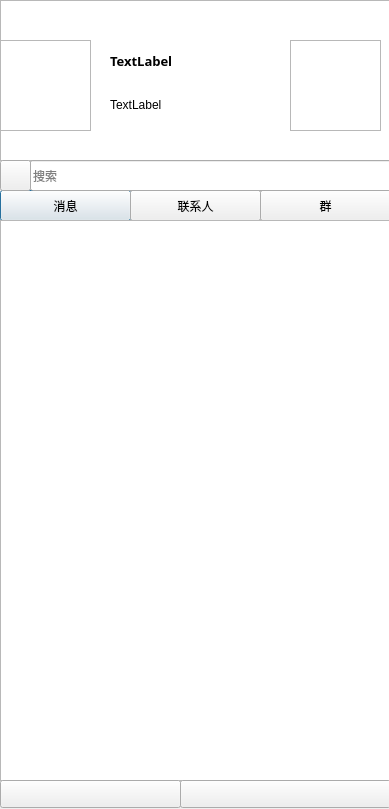
<?xml version="1.0" encoding="UTF-8"?>
<ui version="4.0">
 <class>Dialog</class>
 <widget class="QDialog" name="Dialog">
  <property name="geometry">
   <rect>
    <x>0</x>
    <y>0</y>
    <width>389</width>
    <height>809</height>
   </rect>
  </property>
  <property name="windowTitle">
   <string>联系人与群预览</string>
  </property>
  <property name="windowIcon">
   <iconset>
    <normaloff>../images/4.png</normaloff>../images/4.png</iconset>
  </property>
  <widget class="QGraphicsView" name="graphicsView">
   <property name="geometry">
    <rect>
     <x>0</x>
     <y>0</y>
     <width>391</width>
     <height>161</height>
    </rect>
   </property>
   <property name="styleSheet">
    <string notr="true">border-image: url(:/newPrefix/images/8.png);</string>
   </property>
  </widget>
  <widget class="QGraphicsView" name="graphicsView_2">
   <property name="geometry">
    <rect>
     <x>0</x>
     <y>40</y>
     <width>91</width>
     <height>91</height>
    </rect>
   </property>
   <property name="styleSheet">
    <string notr="true">border-image: url(:/newPrefix/images/3.jpg);</string>
   </property>
  </widget>
  <widget class="QGraphicsView" name="graphicsView_3">
   <property name="geometry">
    <rect>
     <x>290</x>
     <y>40</y>
     <width>91</width>
     <height>91</height>
    </rect>
   </property>
   <property name="styleSheet">
    <string notr="true">border-image: url(:/newPrefix/images/7.png);</string>
   </property>
  </widget>
  <widget class="QLabel" name="label">
   <property name="geometry">
    <rect>
     <x>110</x>
     <y>40</y>
     <width>131</width>
     <height>41</height>
    </rect>
   </property>
   <property name="font">
    <font>
     <family>Adobe Gothic Std B</family>
     <pointsize>10</pointsize>
     <weight>75</weight>
     <bold>true</bold>
    </font>
   </property>
   <property name="text">
    <string>TextLabel</string>
   </property>
  </widget>
  <widget class="QLabel" name="label_2">
   <property name="geometry">
    <rect>
     <x>110</x>
     <y>94</y>
     <width>151</width>
     <height>21</height>
    </rect>
   </property>
   <property name="text">
    <string>TextLabel</string>
   </property>
  </widget>
  <widget class="QPushButton" name="pushButton">
   <property name="geometry">
    <rect>
     <x>0</x>
     <y>190</y>
     <width>131</width>
     <height>31</height>
    </rect>
   </property>
   <property name="text">
    <string>消息</string>
   </property>
  </widget>
  <widget class="QPushButton" name="pushButton_2">
   <property name="geometry">
    <rect>
     <x>130</x>
     <y>190</y>
     <width>131</width>
     <height>31</height>
    </rect>
   </property>
   <property name="text">
    <string>联系人</string>
   </property>
  </widget>
  <widget class="QPushButton" name="pushButton_3">
   <property name="geometry">
    <rect>
     <x>260</x>
     <y>190</y>
     <width>131</width>
     <height>31</height>
    </rect>
   </property>
   <property name="text">
    <string>群</string>
   </property>
  </widget>
  <widget class="QPushButton" name="pushButton_4">
   <property name="geometry">
    <rect>
     <x>0</x>
     <y>160</y>
     <width>31</width>
     <height>31</height>
    </rect>
   </property>
   <property name="text">
    <string/>
   </property>
   <property name="icon">
    <iconset>
     <normaloff>../images/6.png</normaloff>../images/6.png</iconset>
   </property>
  </widget>
  <widget class="QLineEdit" name="lineEdit">
   <property name="geometry">
    <rect>
     <x>30</x>
     <y>160</y>
     <width>361</width>
     <height>31</height>
    </rect>
   </property>
   <property name="placeholderText">
    <string>搜索</string>
   </property>
  </widget>
  <widget class="QListView" name="listView">
   <property name="geometry">
    <rect>
     <x>0</x>
     <y>220</y>
     <width>391</width>
     <height>561</height>
    </rect>
   </property>
   <property name="toolTip">
    <string extracomment="设置"/>
   </property>
  </widget>
  <widget class="QPushButton" name="pushButton_5">
   <property name="geometry">
    <rect>
     <x>0</x>
     <y>780</y>
     <width>181</width>
     <height>28</height>
    </rect>
   </property>
   <property name="accessibleName">
    <string extracomment="设置">设置</string>
   </property>
   <property name="accessibleDescription">
    <string extracomment="设置">设置</string>
   </property>
   <property name="text">
    <string/>
   </property>
   <property name="icon">
    <iconset>
     <normaloff>../images/9.png</normaloff>../images/9.png</iconset>
   </property>
  </widget>
  <widget class="QPushButton" name="pushButton_6">
   <property name="geometry">
    <rect>
     <x>180</x>
     <y>780</y>
     <width>211</width>
     <height>28</height>
    </rect>
   </property>
   <property name="toolTip">
    <string extracomment="设置"/>
   </property>
   <property name="accessibleName">
    <string extracomment="添加好友">添加好友</string>
   </property>
   <property name="text">
    <string/>
   </property>
   <property name="icon">
    <iconset>
     <normaloff>../images/10.png</normaloff>../images/10.png</iconset>
   </property>
  </widget>
 </widget>
 <resources>
  <include location="../image.qrc"/>
 </resources>
 <connections>
  <connection>
   <sender>listView</sender>
   <signal>doubleClicked(QModelIndex)</signal>
   <receiver>Dialog</receiver>
   <slot>Chat()</slot>
   <hints>
    <hint type="sourcelabel">
     <x>298</x>
     <y>438</y>
    </hint>
    <hint type="destinationlabel">
     <x>396</x>
     <y>432</y>
    </hint>
   </hints>
  </connection>
  <connection>
   <sender>pushButton_6</sender>
   <signal>clicked(bool)</signal>
   <receiver>Dialog</receiver>
   <slot>AddContacts()</slot>
   <hints>
    <hint type="sourcelabel">
     <x>355</x>
     <y>788</y>
    </hint>
    <hint type="destinationlabel">
     <x>360</x>
     <y>820</y>
    </hint>
   </hints>
  </connection>
  <connection>
   <sender>pushButton_5</sender>
   <signal>clicked(bool)</signal>
   <receiver>Dialog</receiver>
   <slot>SetSomething()</slot>
   <hints>
    <hint type="sourcelabel">
     <x>115</x>
     <y>799</y>
    </hint>
    <hint type="destinationlabel">
     <x>115</x>
     <y>823</y>
    </hint>
   </hints>
  </connection>
  <connection>
   <sender>pushButton</sender>
   <signal>clicked(bool)</signal>
   <receiver>Dialog</receiver>
   <slot>ShowMessage()</slot>
   <hints>
    <hint type="sourcelabel">
     <x>122</x>
     <y>203</y>
    </hint>
    <hint type="destinationlabel">
     <x>193</x>
     <y>818</y>
    </hint>
   </hints>
  </connection>
  <connection>
   <sender>pushButton_2</sender>
   <signal>clicked(bool)</signal>
   <receiver>Dialog</receiver>
   <slot>ShowContacts()</slot>
   <hints>
    <hint type="sourcelabel">
     <x>201</x>
     <y>212</y>
    </hint>
    <hint type="destinationlabel">
     <x>187</x>
     <y>874</y>
    </hint>
   </hints>
  </connection>
  <connection>
   <sender>pushButton_3</sender>
   <signal>clicked(bool)</signal>
   <receiver>Dialog</receiver>
   <slot>ShowGroup()</slot>
   <hints>
    <hint type="sourcelabel">
     <x>328</x>
     <y>216</y>
    </hint>
    <hint type="destinationlabel">
     <x>310</x>
     <y>876</y>
    </hint>
   </hints>
  </connection>
  <connection>
   <sender>pushButton_4</sender>
   <signal>clicked(bool)</signal>
   <receiver>Dialog</receiver>
   <slot>ShowSearchMessage()</slot>
   <hints>
    <hint type="sourcelabel">
     <x>13</x>
     <y>176</y>
    </hint>
    <hint type="destinationlabel">
     <x>60</x>
     <y>890</y>
    </hint>
   </hints>
  </connection>
 </connections>
 <slots>
  <slot>Chat()</slot>
  <slot>AddContacts()</slot>
  <slot>SetSomething()</slot>
  <slot>ShowMessage()</slot>
  <slot>ShowContacts()</slot>
  <slot>ShowGroup()</slot>
  <slot>ShowSearchMessage()</slot>
 </slots>
</ui>
